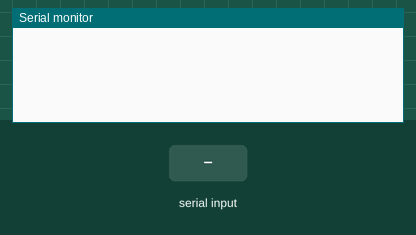
A sketch run on a simulated Arduino Uno, built with avr-gcc and run on an emulated ATmega328P. Parts: the last lines printed to the serial monitor. The inputs (shaded band) are chosen by the test bench.

Above: at 1.2 s.
1.3 s: "H" received over the second serial link
At 2.1 s:
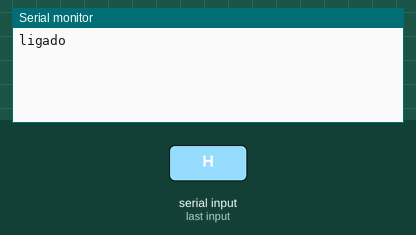
2.8 s: "L" received over the second serial link
At 3.2 s:
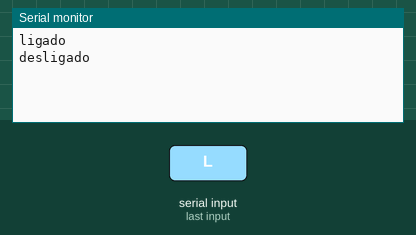

Measured:
- after the input at 1.3 s, the serial monitor: prints a new line at once (image 1)
- after the input at 2.8 s, the serial monitor: prints a new line at once (image 2)

The sketch:

teste2.ino
```cpp
//Include the SoftwareSerial library
#include "SoftwareSerial.h"

//Create a new software  serial
SoftwareSerial bluetooth(2, 3); //TX, RX (Bluetooth)

const int ledPin = 13; // the pin that the LED is attached to
int incomingByte;      // a variable to read incoming serial data into

void setup() {
  //Initialize the software serial
  bluetooth.begin(9600);

  // initialize the LED pin as an output:
  Serial.begin(9600);
}

void loop() {
  // see if there's incoming serial data:
  if (bluetooth.available() > 0) {
    // read the oldest byte in the serial buffer:
    incomingByte = bluetooth.read();
    // if it's a capital H (ASCII 72), turn on the LED:
    if (incomingByte == 'H') {
      Serial.println("ligado");
      bluetooth.println("LED: ON");
    }
    // if it's an L (ASCII 76) turn off the LED:
    if (incomingByte == 'L') {
      Serial.println("desligado");
      bluetooth.println("LED: OFF");
    }
  }
}
```
